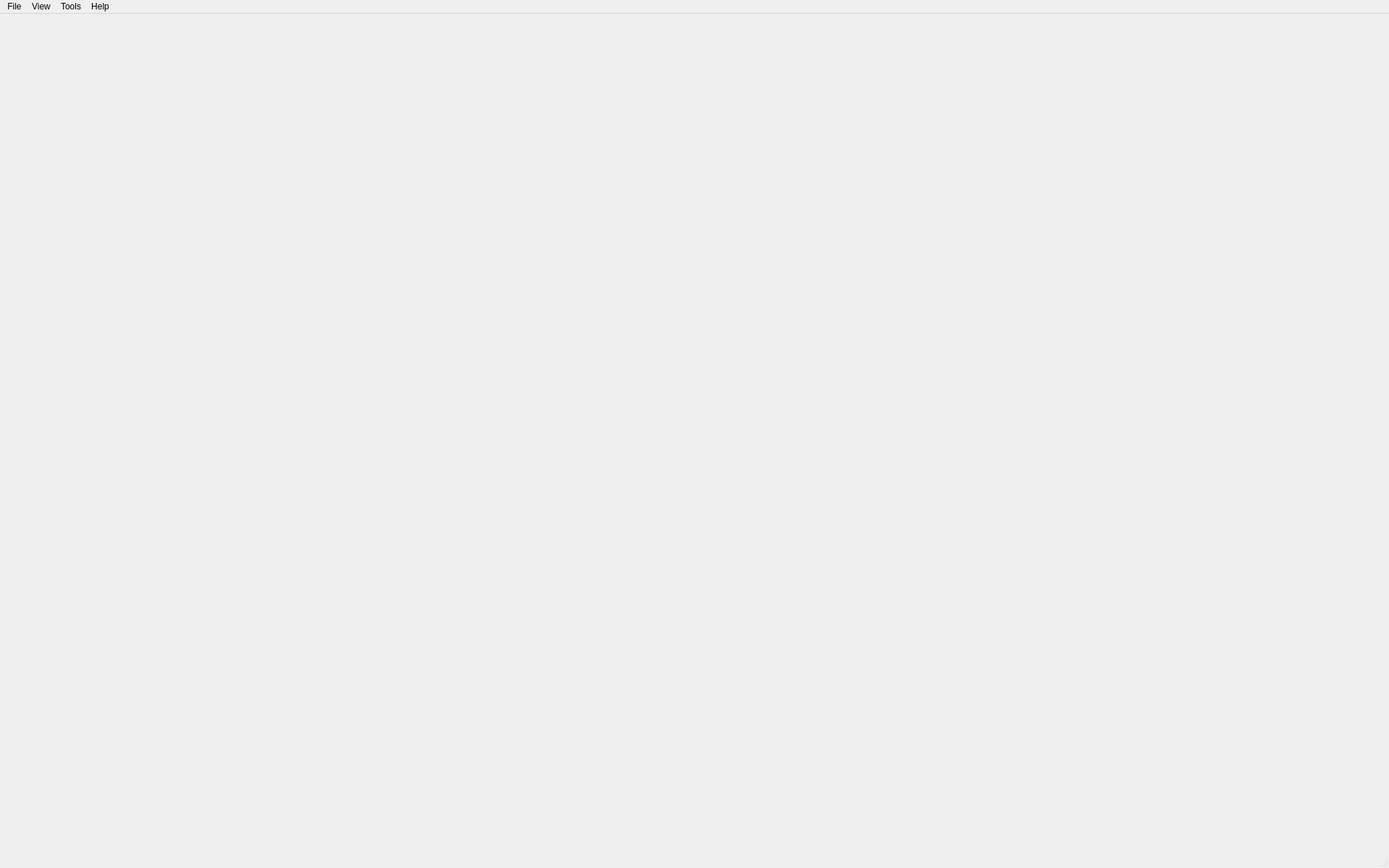
<?xml version="1.0" encoding="UTF-8"?>
<ui version="4.0">
 <class>MainWindow</class>
 <widget class="QMainWindow" name="MainWindow">
  <property name="geometry">
   <rect>
    <x>0</x>
    <y>0</y>
    <width>1920</width>
    <height>1200</height>
   </rect>
  </property>
  <property name="sizePolicy">
   <sizepolicy hsizetype="Preferred" vsizetype="Preferred">
    <horstretch>0</horstretch>
    <verstretch>0</verstretch>
   </sizepolicy>
  </property>
  <property name="styleSheet">
   <string notr="true"/>
  </property>
  <widget class="QWidget" name="centralWidget">
   <property name="enabled">
    <bool>true</bool>
   </property>
   <property name="sizePolicy">
    <sizepolicy hsizetype="Preferred" vsizetype="Preferred">
     <horstretch>0</horstretch>
     <verstretch>0</verstretch>
    </sizepolicy>
   </property>
  </widget>
  <widget class="QMenuBar" name="menuBar">
   <property name="geometry">
    <rect>
     <x>0</x>
     <y>0</y>
     <width>1920</width>
     <height>21</height>
    </rect>
   </property>
   <widget class="QMenu" name="menuFile">
    <property name="title">
     <string>File</string>
    </property>
    <widget class="QMenu" name="menuNew">
     <property name="title">
      <string>New</string>
     </property>
     <addaction name="actionNewScenario"/>
     <addaction name="actionNewEntityTemplate"/>
    </widget>
    <widget class="QMenu" name="menuRecentFiles">
      <property name="title">
        <string>Recent Files</string>
      </property>
    </widget>
    <addaction name="menuNew"/>
    <addaction name="actionOpen"/>
    <addaction name="separator"/>
    <addaction name="actionSave"/>
    <addaction name="actionSave_As"/>
    <addaction name="separator"/>
    <addaction name="menuRecentFiles"/>
    <addaction name="separator"/>
    <addaction name="actionExit"/>
   </widget>
   <widget class="QMenu" name="menuView">
    <property name="title">
     <string>View</string>
    </property>
   </widget>
   <widget class="QMenu" name="menuTools">
     <property name="title">
       <string>Tools</string>
     </property>
     <addaction name="actionCaptureImage"/>
     <addaction name="actionSettings"/>
     <addaction name="actionLiveShaderEditing"/>
   </widget>
   <widget class="QMenu" name="menuHelp">
    <property name="title">
     <string>Help</string>
    </property>
    <addaction name="actionAbout"/>
   </widget>
   <addaction name="menuFile"/>
   <addaction name="menuView"/>
   <addaction name="menuTools"/>
   <addaction name="menuHelp"/>
  </widget>
  <widget class="QStatusBar" name="statusBar"/>
  <action name="actionOpen">
   <property name="text">
    <string>Open...</string>
   </property>
   <property name="shortcut">
    <string>Ctrl+O</string>
   </property>
  </action>
  <action name="actionSave">
   <property name="text">
    <string>Save</string>
   </property>
   <property name="shortcut">
    <string>Ctrl+S</string>
   </property>
  </action>
  <action name="actionSave_As">
   <property name="text">
    <string>Save As...</string>
   </property>
  </action>
  <action name="actionExit">
   <property name="text">
    <string>Exit</string>
   </property>
  </action>
   <action name="actionCaptureImage">
     <property name="text">
       <string>Capture Image...</string>
     </property>
   </action>
   <action name="actionSettings">
     <property name="text">
       <string>Settings...</string>
     </property>
   </action>
   <action name="actionLiveShaderEditing">
     <property name="text">
       <string>Live Shader Editing</string>
     </property>
     <property name="checkable">
       <bool>true</bool>
     </property>
   </action>
  <action name="actionAbout">
   <property name="text">
    <string>About</string>
   </property>
  </action>
  <action name="actionNewScenario">
   <property name="text">
    <string>Scenario</string>
   </property>
  </action>
  <action name="actionNewEntityTemplate">
   <property name="text">
    <string>Entity Template</string>
   </property>
  </action>
 </widget>
 <layoutdefault spacing="6" margin="11"/>
 <resources>
  <include location="resources.qrc"/>
 </resources>
 <connections/>
</ui>
